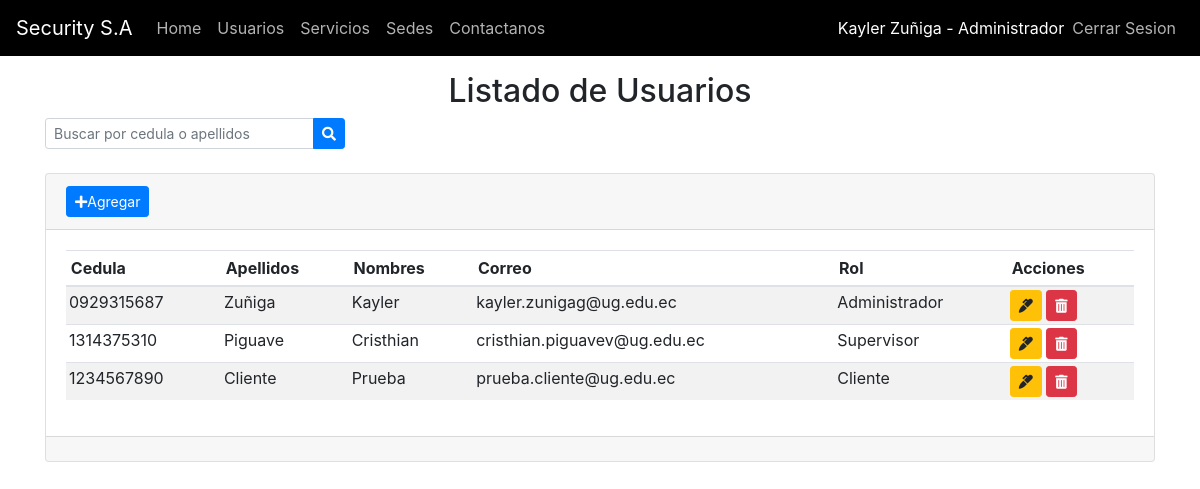
Page /index.php?c=usuario&f=index (signed in) on the committed database.
### tables this page shows
CREATE TABLE `usuario` (
  `id_usuario` int(11) NOT NULL AUTO_INCREMENT,
  `cedula` varchar(10) NOT NULL,
  `nombres` varchar(50) NOT NULL,
  `apellidos` varchar(50) NOT NULL,
  `correo` varchar(100) NOT NULL,
  `password` varchar(50) NOT NULL,
  `id_rol` int(11) NOT NULL,
  `estado` int(11) NOT NULL DEFAULT '1',
  `usuario_creacion` varchar(100) DEFAULT NULL,
  PRIMARY KEY (`id_usuario`),
  KEY `id_rol_idx` (`id_rol`),
  CONSTRAINT `id_rol` FOREIGN KEY (`id_rol`) REFERENCES `rol` (`id_rol`)
);

CREATE TABLE `rol` (
  `id_rol` int(11) NOT NULL AUTO_INCREMENT,
  `nombre_rol` varchar(45) NOT NULL,
  `descripcion` varchar(250) NOT NULL,
  PRIMARY KEY (`id_rol`)
);

### controller/FrontController.php (called while the page is built, shortened)
<?php
class FrontController
{
    public function ruteo()
    {
        $funcion = (!empty($_REQUEST['f'])) ? htmlentities($_REQUEST['f']) : FUNCION_PRINCIPAL;
        $cont = new $controlador();
        $cont->$funcion();
    }
}

### index.php (called while the page is built)
<?php
require_once 'controller/FrontController.php';
$front = new FrontController();
$front->ruteo();

### config/conexion.php (called while the page is built)
<?php
class Conexion
{
    public static function getConexion()
    {
        $dsn = 'mysql:host=localhost;port=3306;dbname=' . DBNAME;
        $conexion = null;
        try {
            $conexion = new PDO($dsn, DBUSER, DBPASSWORD);
            $conexion->setAttribute(PDO::ATTR_ERRMODE, PDO::ERRMODE_EXCEPTION);
        } catch (Exception $e) {
            echo $e;
            die("error " . $e->getMessage());
        }
        return $conexion;
    }
}

### model/dao/UsuarioDAO.php (called while the page is built, shortened)
<?php
require_once 'config/conexion.php';
class UsuarioDAO
{
    private $con;
    public function __construct()
    {
        $this->con = Conexion::getConexion();
    }
    public function selectAll($parametro)
    {
        $sql = "select * from usuario u  inner join rol r on u.id_rol = r.id_rol where (u.cedula like :cedula or u.apellidos like :apellidos) and u.estado = 1";
        $stmt = $this->con->prepare($sql);
        $conlike = '%' . $parametro . '%';
        $data = array('cedula' => $conlike, 'apellidos' => $conlike);
        $stmt->execute($data);
        $resultados = $stmt->fetchAll(PDO::FETCH_ASSOC);
        return $resultados;
    }
}

### view/usuarios/usuarios.list.php (the view, shortened to what this page needs)
<?php
require_once HEADER_ADMIN;?>
    <main><br><br><br>
    <div style="text-align: center;" class="container">
    <h2>Listado de Usuarios</h2>
    </div>
        <div class="container">
        <div class="input-group input-group-sm" style="width: 300px;">
                        <input type="search" name="busqueda" id="busqueda" class="form-control float-right" placeholder="Buscar por cedula o apellidos">
                        <div class="input-group-append">
                            <button type="submit" class="btn btn-primary">
                                <i class="fas fa-search"></i>
                            </button>
                        </div>
        </div><br>
            <div class="card">
                <div class="card-header">
                    <a href="index.php?c=usuario&f=view_new" class="btn btn-primary btn-sm"><i class="fas fa-plus"></i>Agregar</a>
                </div>
                <div class="card-body table-responsive">
                    <table class="table table-hover text-nowrap table-striped table-sm">
                        <thead>
                            <tr>
                                <th>Cedula</th>
                                <th>Apellidos</th>
                                <th>Nombres</th>
                                <th>Correo</th>
                                <th>Rol</th>
                                <th>Acciones</th>
                            </tr>
                        </thead>
                        <tbody class="tabladatos">
                        <?php foreach ($usuarios as $usuario) {?>
                            <tr>
                                <td><?php echo $usuario['cedula']; ?></td>
                                <td><?php echo $usuario['apellidos']; ?></td>
                                <td><?php echo $usuario['nombres']; ?></td>
                                <td><?php echo $usuario['correo']; ?></td>
                                <td><?php echo $usuario['nombre_rol']; ?></td>
                                <td>
                                    <a class="btn btn-warning btn-sm"
                                    href="index.php?c=usuario&f=view_edit&id=<?php echo $usuario['id_usuario']; ?>">
                                    <i class="fas fa-marker"></i></a>
                                    <a class="btn btn-danger btn-sm"
                                    onclick="if(!confirm('Esta seguro de eliminar el usuario?'))return false;"
                                    href="index.php?c=usuario&f=eliminar&id=<?php echo $usuario['id_usuario']; ?>">
                                    <i class="fas fa-trash-alt"></i></a>
                                </td>
                            </tr>
                        <?php }?>
                        </tbody>
                    </table>
                </div>
                <div class="card-footer">
                </div>
            </div>
        </div>
    </main>
<br><br><br>
<?php
require_once FOOTER_ADMIN;?>

### controller/UsuarioController.php (shortened to what this page needs)
<?php
require_once 'model/dao/UsuarioDAO.php';
class UsuarioController
{
    private $model;
    public function __construct()
    {
        $this->model = new UsuarioDAO();
    }
    public function index()
    {
        if ($_SESSION['id_rol'] == 1) {
            $usuarios = $this->model->selectAll("");
            require_once VUSUARIOS . 'usuarios.list.php';
        } else if ($_SESSION['id_rol'] == 2) {
            $mensaje = "No tienes permisos para acceder a esta sección";
            $_SESSION['mensaje'] = $mensaje;
            header('location: index.php?c=usuario&f=dashbord');
        } else {
            header('location: index.php?c=usuario&f=dashbord');
        }
    }
}

### view/templates/header_admin.php (shortened to what this page needs)
<!DOCTYPE html>
<html>
    <head>
        <link href="assets/css/bootstrap.min.css" rel="stylesheet">
        <link href="assets/css/styles.css" rel="stylesheet">
        <link rel="stylesheet"
        href="https://use.fontawesome.com/releases/v5.6.3/css/all.css"
>
        <link rel="stylesheet" type="text/css" href="https://cdn.datatables.net/v/dt/dt-1.12.1/datatables.min.css"/>
    </head>
    <body>
       <header>
                <nav class="barraNavegacion navbar navbar-expand-md navbar-dark fixed-top">
                <a class="navbar-brand" href="index.php?c=usuario&f=dashbord">Security S.A</a>
                <ul class="navbar-nav mr-auto">
                <li class="nav-item"><a class="nav-link" href="index.php?c=usuario&f=dashbord">Home</a></li>
                    <?php if ($_SESSION['id_rol'] == 1) {?>
                    <li class="nav-item"><a class="nav-link" href="index.php?c=usuario&f=index">Usuarios</a></li>
                    <?php }?>
                    <li class="nav-item"><a class="nav-link" href="index.php?c=servicio&f=index">Servicios</a></li>
                    <li class="nav-item"><a class="nav-link" href="index.php?c=sede&f=index">Sedes</a></li>
                    <li class="nav-item"><a class="nav-link" href="index.php?c=contacto&f=index">Contactanos</a></li>
                </ul>
                <ul class="navbar-nav ml-auto">
                    <li class="nav-item my-auto"><span style="color:white"><?php echo $_SESSION['nombres'] . ' ' . $_SESSION['apellidos'] . ' - ' . $_SESSION['nombre_rol']; ?> </span></li>
                    <li class="nav-item"><a class="nav-link" href="index.php?c=login&f=logout">Cerrar Sesion</a></li>
                </ul>
                </nav>
        </header>

### view/templates/footer_admin.php (shortened to what this page needs)
</body>
</html>

### assets/css/styles.css (style rules this page uses)
.barraNavegacion { background: #000000; }
.barraNavegacion ul li a { color: rgba(255, 255, 255, .7) !important; }
.tabladatos tr td { padding: 3px; }

### rows in the picture
usuario: cedula "0929315687", apellidos "Zuñiga", nombres "Kayler", correo "kayler.zunigag@ug.edu.ec", id_rol.nombre_rol "Administrador"
usuario: cedula "1314375310", apellidos "Piguave", nombres "Cristhian", correo "cristhian.piguavev@ug.edu.ec", id_rol.nombre_rol "Supervisor"
usuario: cedula "1234567890", apellidos "Cliente", nombres "Prueba", correo "prueba.cliente@ug.edu.ec", id_rol.nombre_rol "Cliente"

### other values in the picture
$_SESSION['nombres'] "Kayler"
$_SESSION['apellidos'] "Zuñiga"
$_SESSION['nombre_rol'] "Administrador"
